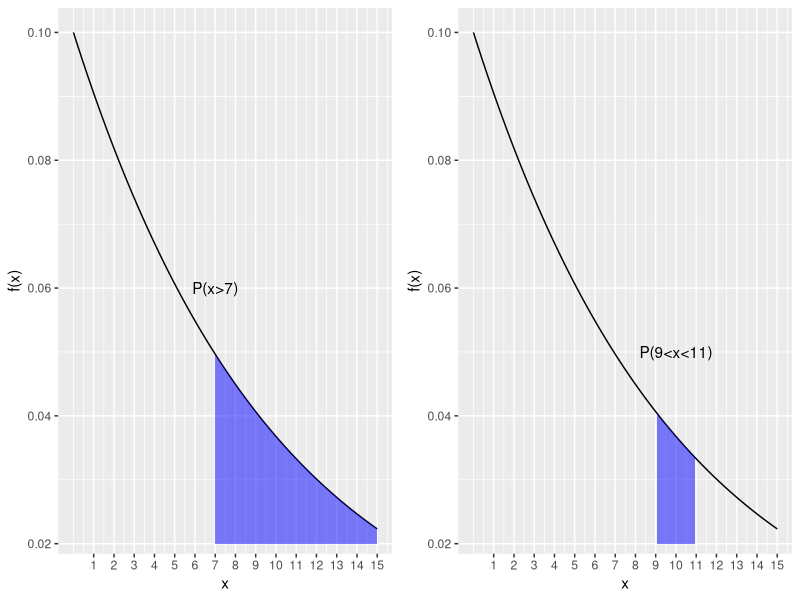

Write the R code that produced this figure.
#page no: 251-253
library(ggplot2)
require(gridExtra)
e=2.718
mu=10
m=1/10
x<-seq(0,15,length.out=200)
px=dexp(x,rate=m)
df<-data.frame(x=x,y=px)
x1=7
p_7=(1-(e^(-m*x1)))
p10=(1-p_7)
p1<-qplot(x,y,data=df,geom="line")+
  geom_ribbon(data=subset(df,x>=7),aes(ymax=y),ymin=0.02,
              fill="blue",colour=NA,alpha=0.5)+
  scale_x_continuous("x",labels=as.character(seq(0:20)),breaks=seq(0:20))+
  annotate(geom="text",x=7,y=0.06,label=paste("P(x>7)"))+
  labs(x="mu=10", y="f(x)")
print(paste("P(x<7) =",round(p_7,4)))
print(paste("a. P(x > 7) =",round(p10,4)))
print(paste("b. solution =",5*mu," years"))
x2=9
p_9=(1-(e^(-m*x2)))
x3=11
p_11=(1-(e^(-m*x3)))
p_9_11=p_11-p_9
print(paste("d. P(9 < x < 11)=",round(p_9_11,4)))
p2<-qplot(x,y,data=df,geom="line")+
  geom_ribbon(data=subset(df,x>=9 & x<=11),aes(ymax=y),ymin=0.02,
              fill="blue",colour=NA,alpha=0.5)+
  scale_x_continuous("x",labels=as.character(seq(0:20)),breaks=seq(0:20))+
  annotate(geom="text",x=10,y=0.05,label=paste("P(9<x<11)"))+
  labs(x="mu=10", y="f(x)")
grid.arrange(p1,p2,ncol=2)
